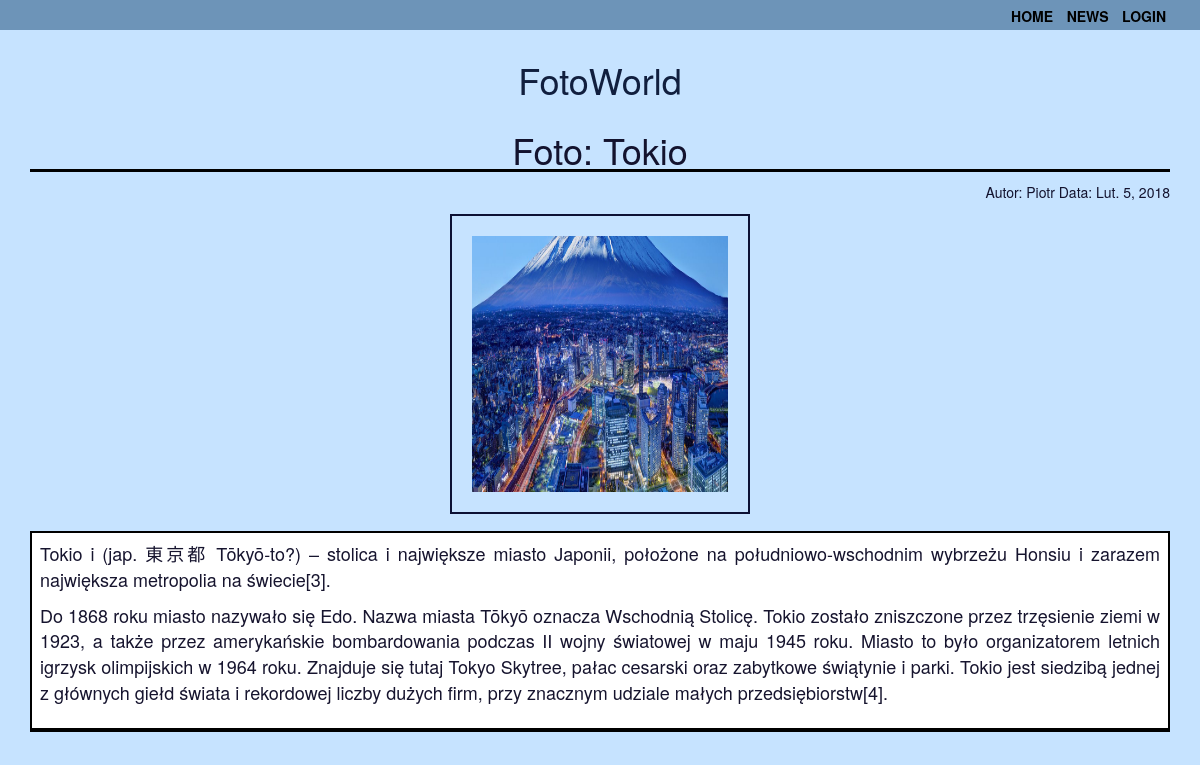
The page /images/detail/20/tokio/ on the database its author committed.
### images/models.py (models this page shows, shortened)
class Image(models.Model):
    user = models.ForeignKey(settings.AUTH_USER_MODEL,
                             related_name='image_created')
    title = models.CharField(max_length=250)
    slug = models.SlugField(max_length=250, blank=True)
    url = models.URLField()
    image = models.ImageField(upload_to='images/%Y/%m/%d')
    description = models.TextField(blank=True)
    created = models.DateField(auto_now_add=True, db_index=True)
    users_like = models.ManyToManyField(
        settings.AUTH_USER_MODEL, related_name='images_liked', blank=True)
    class Meta:
        ordering = ('-created',)

### images/views.py (the view)
def image_detail(request, id, slug):
    image = get_object_or_404(Image, id=id, slug=slug)
    return render(request, 'images/detail.html', {'section': 'images', 'image': image})

### templates/images/detail.html
{% extends "base.html" %} {%block content%}
<h1 class='title_sections'> Foto: {{image.title}}</h1>
<div class='news_author'>
    Autor: {{image.user.first_name}} Data: {{image.created}}
</div>
<div class='news_title'>
    {% load thumbnail %} {% thumbnail image.image "300" as im %}
    <a href="{{image.image.url}}">
        <img src="{{im.url}}" class="image-detail">
    </a>
    {% endthumbnail %}
</div>
<div class='news'>
    <div class='news_body'>
        {{image.description|linebreaks}}
    </div>
</div>
{% endblock %}

### static/css/style.css (style rules this page uses)
body { background-color: rgba(195, 226, 255, 0.938); color: rgba(6, 4, 32, 0.938); font-size: 20px; height: 100%; background-position: center; background-repeat: no-repeat; background-size: cover; }
a { text-decoration: none; text-decoration-line: none; text-decoration-style: none; color: rgb(0, 0, 0); text-align: center; }
a:link { color: rgb(0, 0, 0); background-color: transparent; text-decoration: none; }
img { width: 300px; height: 300px; margin: 10px; border: 2px solid rgba(1, 4, 39, 0.938); padding: 20px; }
.title_sections { border-bottom: 3px solid black; width: 100%; text-align: center; }
.news_title { font-size: 1.2em; text-align: center; font-weight: bold; padding: 2px; margin-bottom: 5px; }
.news_body { font-size: 0.9em; text-align: justify; padding: 4px; margin-bottom: 5px; width: 100%; }
.news_author { font-size: 0.7em; text-align: right; width: 100%; }
.news { margin: 5px 0; padding: 4px; border: 2px solid black; background: white; border-bottom-width: 4px; }

### rows shown on the page
Image: title "Tokio", user.first_name "Piotr", created "Lut. 5, 2018", description "Tokio i (jap. 東京都 Tōkyō-to?) – stolica i największe miasto Japonii, położone na południowo-wschodnim wybrzeżu Honsiu i zarazem największa metropolia na świecie[3]. Do 1868 roku miasto nazywało się Edo. Nazwa miasta Tōkyō oznacza Wschodnią Stolicę. Tokio zostało zniszczone przez trzęsienie ziemi w 1923, a także przez amerykańskie bombardowania podczas II wojny światowej w maju 1945 roku. Miasto to było organizatorem letnich igrzysk olimpijskich w 1964 roku. Znajduje się tutaj Tokyo Skytree, pałac cesarski oraz zabytkowe świątynie i parki. Tokio jest siedzibą jednej z głównych giełd świata i rekordowej liczby dużych firm, przy znacznym udziale małych przedsiębiorstw[4]."
